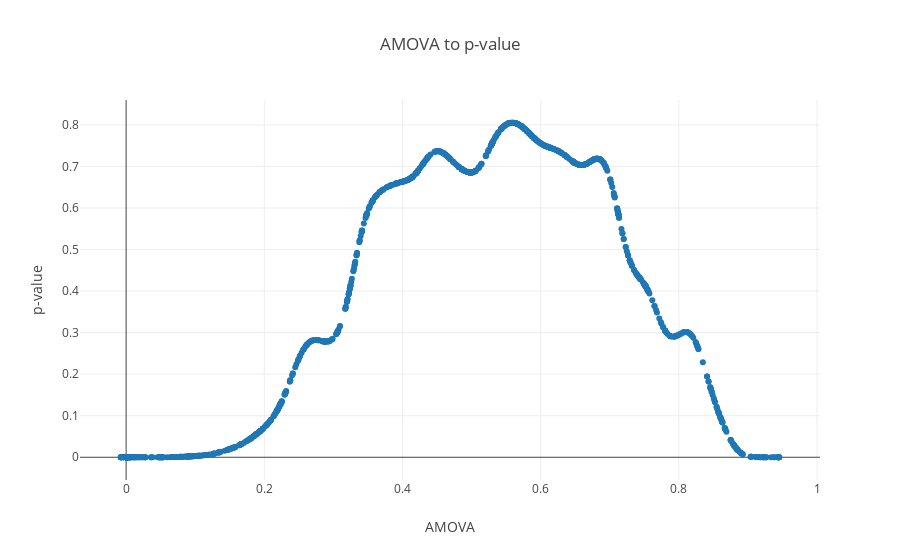

This figure's notebook cell:
### Markdown cell above
Let's look at the *p*-value obtained for each value of AMOVA under our null distribution:

### Code cell
fig= [go.Scatter(
    x = amova_f.AMOVA,
    y = Dist,
    mode= 'markers'
)]

layout= go.Layout(
    title= 'AMOVA to p-value',
    xaxis= dict(
    title= 'AMOVA'
    ),
    yaxis= dict(
    title= 'p-value'
    )
)

fig = go.Figure(data=fig,layout= layout)
iplot(fig)

### Figure 1 — Plotly figure (JSON) as saved in the notebook; plotly's stock layout.template omitted (floating-point values rounded to 4 significant figures; data arrays with more than 128 entries replaced by an {"elided": "..."} marker saying what was removed)
{"data": [{"mode": "markers", "type": "scatter", "uid": "b1b72003-db57-4910-b974-37759f3bc333", "x": {"elided": "1256 float values"}, "y": {"elided": "1256 float values"}}], "layout": {"title": "AMOVA to p-value", "xaxis": {"title": "AMOVA"}, "yaxis": {"title": "p-value"}}}
